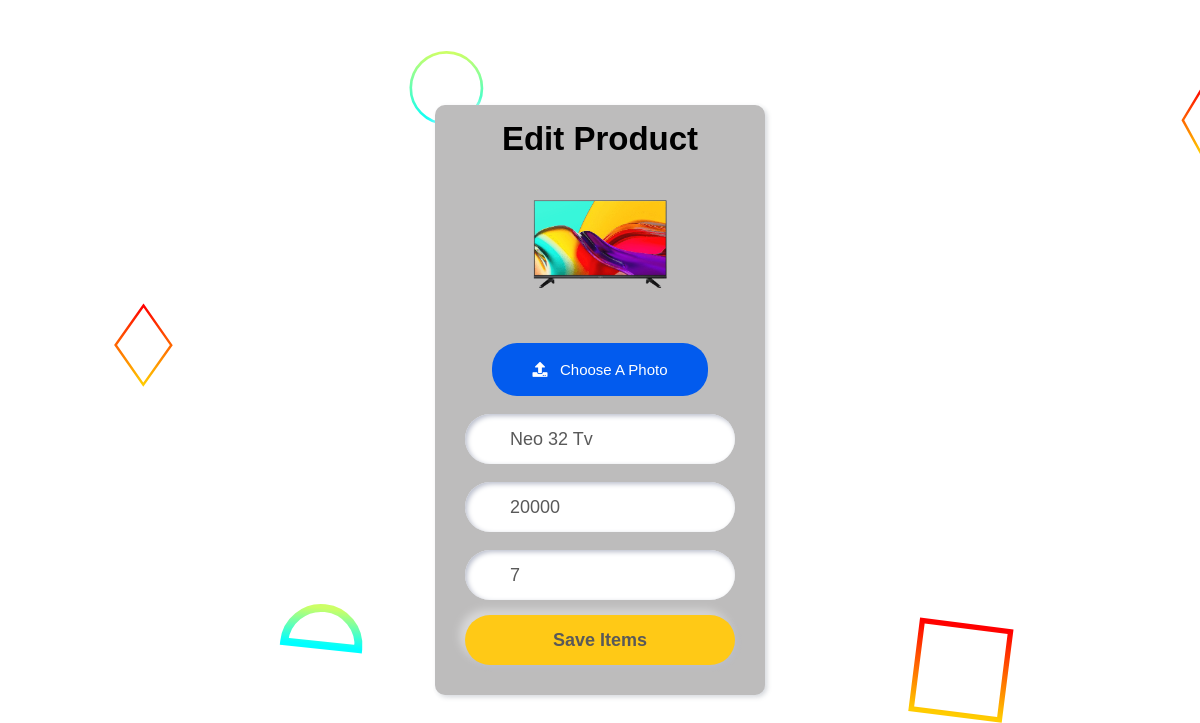
Screenshot of /edititems.php?name=Neo+32+Tv with the database file from the repository.
### tables this page shows
CREATE TABLE `addproduct` (
  `name` varchar(30) NOT NULL,
  `stocks` int(15) NOT NULL,
  `price` int(15) NOT NULL,
  `pimg` varchar(50) NOT NULL
);

### edititems.php (the view, shortened to what this page needs)
<!DOCTYPE html>
<html lang="en" dir="ltr">
  <head>
    <link rel="stylesheet" href="style1.css">
    <link rel="stylesheet" href="https://cdnjs.cloudflare.com/ajax/libs/font-awesome/5.15.3/css/all.min.css"/>
  </head>
  <body>
    <div class="content">
      <div class="text">
        Edit Product
      </div>
      <?php
      include_once 'realmedb.php';
      if (isset($_GET['name'])) {
          $name = $_GET['name'];
          $sql = "SELECT * FROM addproduct WHERE name = '$name'";
          $result = mysqli_query($conn, $sql);
          $row = mysqli_fetch_assoc($result);
          $pimg = $row['pimg'];
          $price = $row['price'];
          $stocks = $row['stocks'];
          echo '<form method="POST" action="editproduct.php">';
          echo '<figure class="image-container">';
          echo '<img src="' . $pimg . '" alt="' . $name . '">';
          echo '</figure>';
          echo '<label class="l1" for="upload-button">';
          echo '<i class="fas fa-upload"></i> &nbsp; Choose A Photo';
          echo '</label>';
          echo '<br>';
          echo '<div class="field">';
          echo '<input type="text" name="name" required value="' . $name . '">';
          echo '</div>';
          echo '<br>';
          echo '<div class="field">';
          echo '<input type="number" name="price" required value="' . $price . '"min="0">';
          echo '</div>';
          echo '<br>';
          echo '<div class="field">';
          echo '<input type="number" name="stocks" required value="' . $stocks . '" min="0">';
          echo '</div>';
          echo '<button>Save Items</button>';
          echo '</form>';
      }
      ?>
    </div>
  </body>
</html>

### style1.css (style rules this page uses)
* { margin: 0; padding: 0; box-sizing: border-box; font-family: 'Poppins', sans-serif; }
html,body { height: 100%; }
body { display: grid; place-items: center; background: white; background-color: #ffffff; background-attachment: fixed; background-size: cover; text-align: center; }
.content { width: 330px; padding: 15px 30px; background: rgb(189, 188, 188); border-radius: 10px; box-shadow: -3px -3px 7px #ffffff73, 2px 2px 5px rgba(94,104,121,0.288); }
.content .text { font-size: 33px; font-weight: 600; margin-bottom: 5px; color: black; }
.field { height: 50px; width: 100%; display: flex; position: relative; }
.field input { height: 100%; width: 100%; padding-left: 45px; outline: none; border: none; font-size: 18px; background: white; color: #595959; border-radius: 25px; box-shadow: inset 2px 2px 5px #BABECC, inset -5px -5px 10px #ffffff73; }
button { margin: 15px 0; width: 100%; height: 50px; font-size: 18px; line-height: 50px; font-weight: 600; background: #FFC916; border-radius: 25px; border: none; outline: none; cursor: pointer; color: #595959; box-shadow: 2px 2px 5px #BABECC, -5px -5px 10px #ffffff73; }
.image-container { height: 200px; width: 200px; margin-bottom: 20px; border: 1px solid #ddd; position: relative; overflow: hidden; }

### edititems.php (style rules this page uses)
.image-container { height: 150px; width: 150px; margin: 0 auto; text-align: center; border: #2a292a; position: relative; }
.image-container img { position: absolute; top: 50%; left: 50%; transform: translate(-50%, -50%); max-height: 100%; max-width: 100%; }
.l1 { display: block; position: relative; background-color: #025bee; color: #ffffff; font-size: 15px; text-align: center; width: 80%; padding: 18px 0; border-radius: 25px; margin: auto; cursor: pointer; }

### rows the page displays
addproduct: pimg (picture), price "20000", stocks "7"
